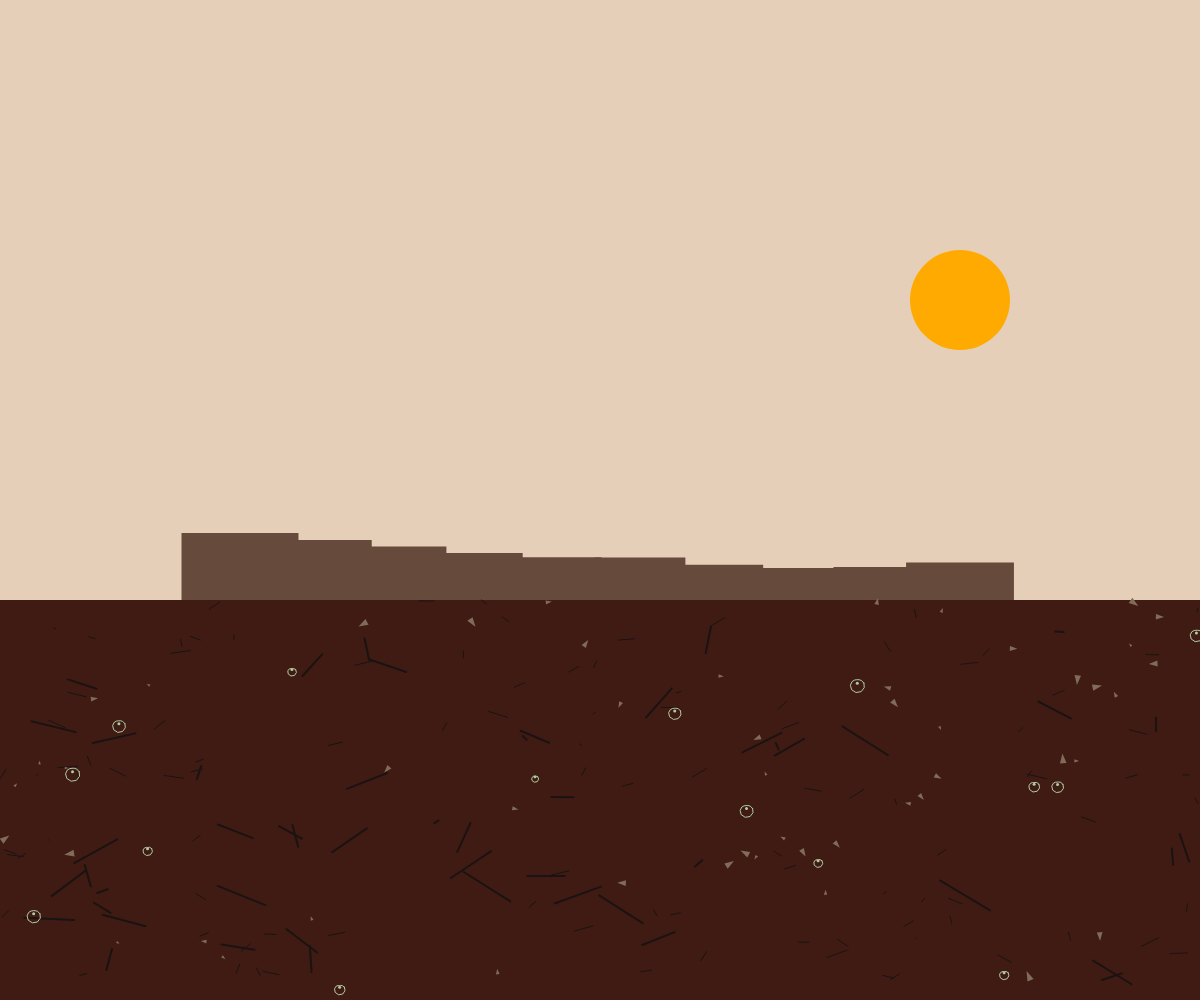
Frame 1 (no input)
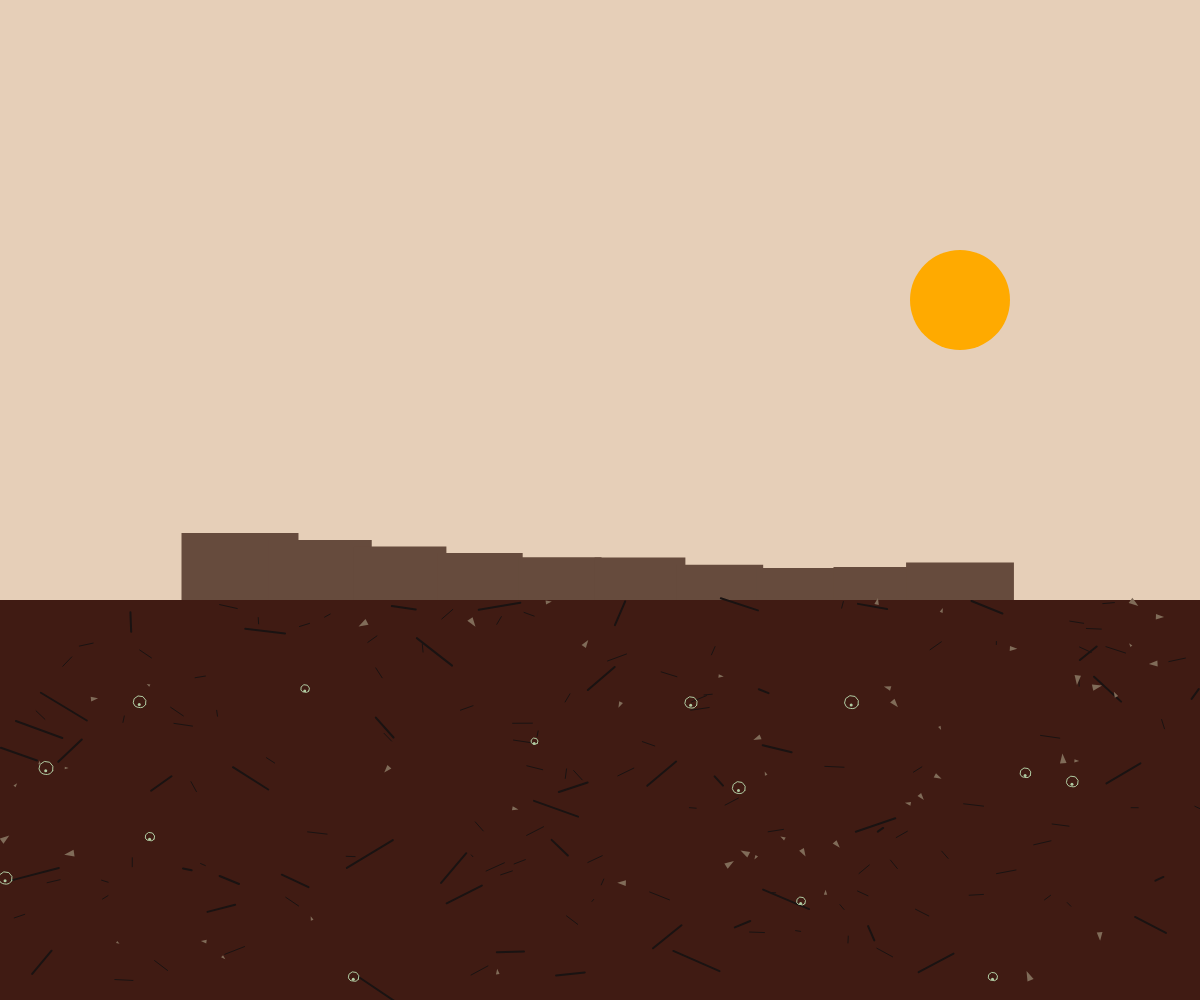
Frame 60 (no input)
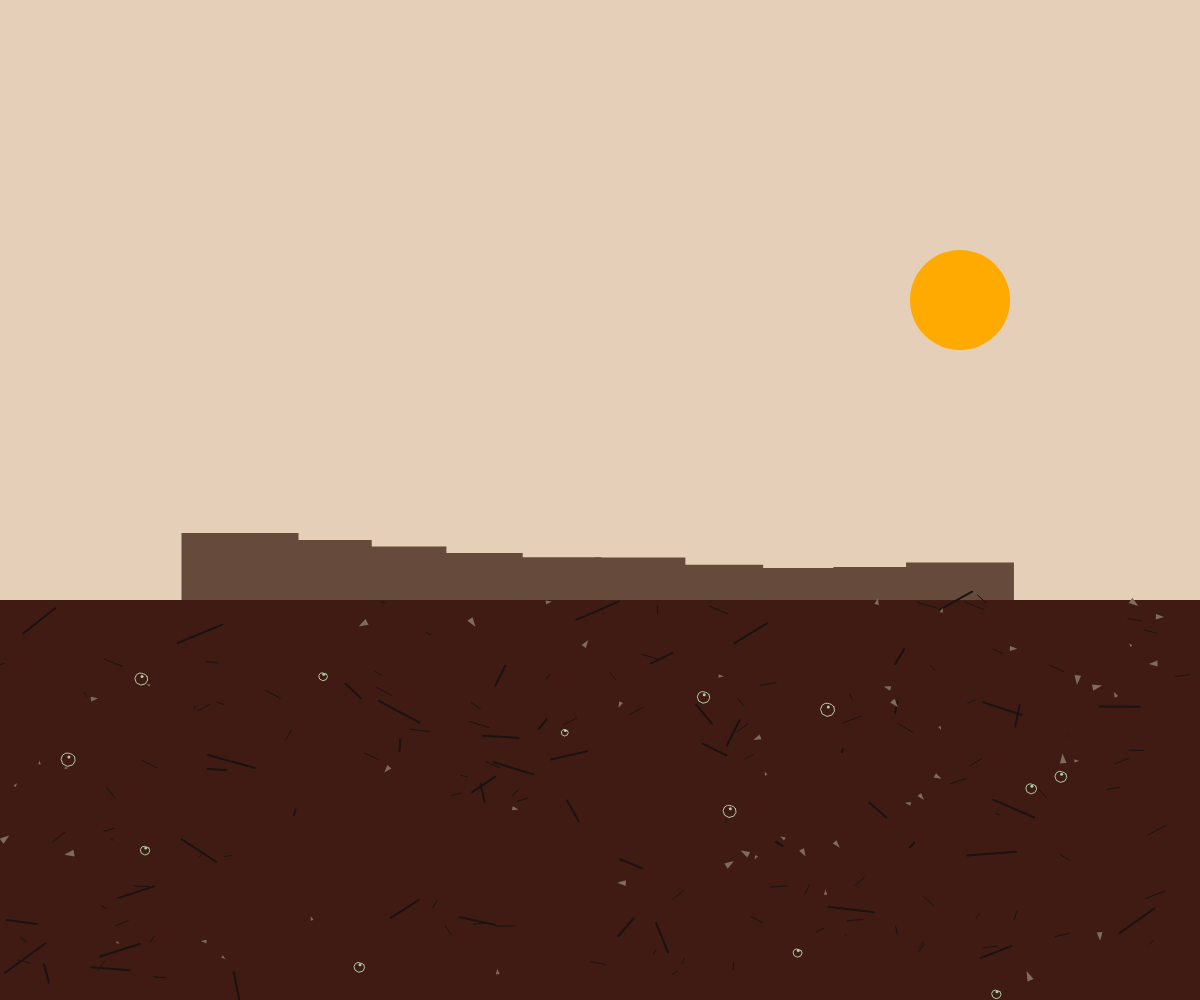
Frame 120 (the mouse pressed at the canvas centre since frame 60)

The p5.js sketch that drew these frames (run headless with seeded random() and noise() and a simulated clock; from frame 60 on, the mouse is pressed at the canvas centre):

// p5.js sketch
// ── sketch.js
let skyColor;
let groundColor;
let rockColor;
let sun;
let dustDevils = [];
let scrub = [];

function setup() {
  createCanvas(windowWidth, windowHeight);
  colorMode(HSB, 360, 100, 100, 1);
  
  // Sky colors
  skyColor = color(30, 20, 90); // Pale beige sky
  
  // Ground colors
  groundColor = color(10, 70, 25); // Deep terracotta earth
  
  // Rock colors
  rockColor = color(20, 40, 40); // Rugged rock formation
  
  // Sun position and size
  sun = {
    x: width * 0.8,
    y: height * 0.3,
    radius: 50
  };
  
  // Create dust devils
  for (let i = 0; i < 15; i++) {
    dustDevils.push({
      x: random(width),
      y: random(height * 0.6, height),
      size: random(2, 8),
      speed: random(0.2, 0.8),
      angle: random(TWO_PI),
      sway: random(-0.05, 0.05)
    });
  }
  
  // Create scrub
  for (let i = 0; i < 50; i++) {
    scrub.push({
      x: random(width),
      y: random(height * 0.6, height),
      size: random(3, 10),
      angle: random(TWO_PI)
    });
  }
}

function draw() {
  // Draw sky
  background(skyColor);
  
  // Draw distant rocks
  fill(rockColor);
  noStroke();
  for (let i = 0; i < 10; i++) {
    let x = map(i, 0, 9, width * 0.2, width * 0.8);
    let h = height * 0.4 + noise(i * 0.1) * 100;
    let w = 50 + noise(i * 0.2) * 100;
    rect(x - w/2, height - h, w, h);
  }
  
  // Draw ground with cracks
  drawCrackedGround();
  
  // Draw sun
  fill(40, 100, 100); // Yellow sun
  noStroke();
  ellipse(sun.x, sun.y, sun.radius * 2, sun.radius * 2);
  
  // Draw dust devils
  for (let devil of dustDevils) {
    // Update position
    devil.x += cos(devil.angle) * devil.speed;
    devil.y -= sin(devil.angle) * devil.speed;
    devil.angle += devil.sway;
    
    // Wrap around canvas
    if (devil.x > width + 50) devil.x = -50;
    if (devil.x < -50) devil.x = width + 50;
    if (devil.y < -50) devil.y = height + 50;
    if (devil.y > height + 50) devil.y = -50;
    
    // Draw dust devil
    noFill();
    stroke(100, 20, 80);
    strokeWeight(1);
    beginShape();
    for (let i = 0; i < 12; i++) {
      let angle = map(i, 0, 11, 0, TWO_PI);
      let radius = devil.size + sin(frameCount * 0.05 + angle) * 3;
      let x = devil.x + cos(angle) * radius;
      let y = devil.y + sin(angle) * radius;
      vertex(x, y);
    }
    endShape(CLOSE);
    
    // Draw a central point
    fill(100, 20, 80);
    noStroke();
    ellipse(devil.x, devil.y, 3, 3);
  }
  
  // Draw scrub
  for (let s of scrub) {
    push();
    translate(s.x, s.y);
    rotate(s.angle);
    fill(30, 30, 50); // Dark green
    noStroke();
    beginShape();
    vertex(0, -s.size/2);
    vertex(s.size/3, s.size/2);
    vertex(-s.size/3, s.size/2);
    endShape(CLOSE);
    pop();
  }
}

function drawCrackedGround() {
  // Draw ground
  fill(groundColor);
  noStroke();
  rect(0, height * 0.6, width, height * 0.4);
  
  // Draw cracks (a few large ones and many small)
  stroke(10, 30, 10); // Darker crack color
  strokeWeight(2);
  for (let i = 0; i < 50; i++) {
    let x1 = random(width);
    let y1 = height * 0.6 + random(0, height * 0.4 - 20);
    let x2 = x1 + random(-50, 50);
    let y2 = y1 + random(-30, 30);
    line(x1, y1, x2, y2);
  }
  
  // Draw some smaller cracks
  strokeWeight(1);
  for (let i = 0; i < 100; i++) {
    let x1 = random(width);
    let y1 = height * 0.6 + random(0, height * 0.4 - 20);
    let x2 = x1 + random(-20, 20);
    let y2 = y1 + random(-10, 10);
    line(x1, y1, x2, y2);
  }
}

function windowResized() {
  resizeCanvas(windowWidth, windowHeight);
}
